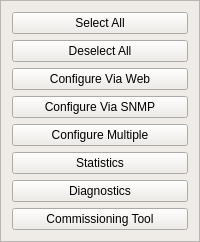
              <widget class="QFrame" name="frame_devicelist2">
               <property name="palette">
                <palette>
                 <active>
                  <colorrole role="WindowText">
                   <brush brushstyle="SolidPattern">
                    <color alpha="255">
                     <red>0</red>
                     <green>0</green>
                     <blue>0</blue>
                    </color>
                   </brush>
                  </colorrole>
                  <colorrole role="Button">
                   <brush brushstyle="SolidPattern">
                    <color alpha="255">
                     <red>239</red>
                     <green>235</green>
                     <blue>231</blue>
                    </color>
                   </brush>
                  </colorrole>
                  <colorrole role="Light">
                   <brush brushstyle="SolidPattern">
                    <color alpha="255">
                     <red>255</red>
                     <green>255</green>
                     <blue>255</blue>
                    </color>
                   </brush>
                  </colorrole>
                  <colorrole role="Midlight">
                   <brush brushstyle="SolidPattern">
                    <color alpha="255">
                     <red>247</red>
                     <green>245</green>
                     <blue>243</blue>
                    </color>
                   </brush>
                  </colorrole>
                  <colorrole role="Dark">
                   <brush brushstyle="SolidPattern">
                    <color alpha="255">
                     <red>119</red>
                     <green>117</green>
                     <blue>115</blue>
                    </color>
                   </brush>
                  </colorrole>
                  <colorrole role="Mid">
                   <brush brushstyle="SolidPattern">
                    <color alpha="255">
                     <red>159</red>
                     <green>157</green>
                     <blue>154</blue>
                    </color>
                   </brush>
                  </colorrole>
                  <colorrole role="Text">
                   <brush brushstyle="SolidPattern">
                    <color alpha="255">
                     <red>0</red>
                     <green>0</green>
                     <blue>0</blue>
                    </color>
                   </brush>
                  </colorrole>
                  <colorrole role="BrightText">
                   <brush brushstyle="SolidPattern">
                    <color alpha="255">
                     <red>255</red>
                     <green>255</green>
                     <blue>255</blue>
                    </color>
                   </brush>
                  </colorrole>
                  <colorrole role="ButtonText">
                   <brush brushstyle="SolidPattern">
                    <color alpha="255">
                     <red>0</red>
                     <green>0</green>
                     <blue>0</blue>
                    </color>
                   </brush>
                  </colorrole>
                  <colorrole role="Base">
                   <brush brushstyle="SolidPattern">
                    <color alpha="255">
                     <red>255</red>
                     <green>255</green>
                     <blue>255</blue>
                    </color>
                   </brush>
                  </colorrole>
                  <colorrole role="Window">
                   <brush brushstyle="SolidPattern">
                    <color alpha="255">
                     <red>239</red>
                     <green>235</green>
                     <blue>231</blue>
                    </color>
                   </brush>
                  </colorrole>
                  <colorrole role="Shadow">
                   <brush brushstyle="SolidPattern">
                    <color alpha="255">
                     <red>0</red>
                     <green>0</green>
                     <blue>0</blue>
                    </color>
                   </brush>
                  </colorrole>
                  <colorrole role="AlternateBase">
                   <brush brushstyle="SolidPattern">
                    <color alpha="255">
                     <red>247</red>
                     <green>245</green>
                     <blue>243</blue>
                    </color>
                   </brush>
                  </colorrole>
                  <colorrole role="ToolTipBase">
                   <brush brushstyle="SolidPattern">
                    <color alpha="255">
                     <red>255</red>
                     <green>255</green>
                     <blue>220</blue>
                    </color>
                   </brush>
                  </colorrole>
                  <colorrole role="ToolTipText">
                   <brush brushstyle="SolidPattern">
                    <color alpha="255">
                     <red>0</red>
                     <green>0</green>
                     <blue>0</blue>
                    </color>
                   </brush>
                  </colorrole>
                 </active>
                 <inactive>
                  <colorrole role="WindowText">
                   <brush brushstyle="SolidPattern">
                    <color alpha="255">
                     <red>0</red>
                     <green>0</green>
                     <blue>0</blue>
                    </color>
                   </brush>
                  </colorrole>
                  <colorrole role="Button">
                   <brush brushstyle="SolidPattern">
                    <color alpha="255">
                     <red>239</red>
                     <green>235</green>
                     <blue>231</blue>
                    </color>
                   </brush>
                  </colorrole>
                  <colorrole role="Light">
                   <brush brushstyle="SolidPattern">
                    <color alpha="255">
                     <red>255</red>
                     <green>255</green>
                     <blue>255</blue>
                    </color>
                   </brush>
                  </colorrole>
                  <colorrole role="Midlight">
                   <brush brushstyle="SolidPattern">
                    <color alpha="255">
                     <red>247</red>
                     <green>245</green>
                     <blue>243</blue>
                    </color>
                   </brush>
                  </colorrole>
                  <colorrole role="Dark">
                   <brush brushstyle="SolidPattern">
                    <color alpha="255">
                     <red>119</red>
                     <green>117</green>
                     <blue>115</blue>
                    </color>
                   </brush>
                  </colorrole>
                  <colorrole role="Mid">
                   <brush brushstyle="SolidPattern">
                    <color alpha="255">
                     <red>159</red>
                     <green>157</green>
                     <blue>154</blue>
                    </color>
                   </brush>
                  </colorrole>
                  <colorrole role="Text">
                   <brush brushstyle="SolidPattern">
                    <color alpha="255">
                     <red>0</red>
                     <green>0</green>
                     <blue>0</blue>
                    </color>
                   </brush>
                  </colorrole>
                  <colorrole role="BrightText">
                   <brush brushstyle="SolidPattern">
                    <color alpha="255">
                     <red>255</red>
                     <green>255</green>
                     <blue>255</blue>
                    </color>
                   </brush>
                  </colorrole>
                  <colorrole role="ButtonText">
                   <brush brushstyle="SolidPattern">
                    <color alpha="255">
                     <red>0</red>
                     <green>0</green>
                     <blue>0</blue>
                    </color>
                   </brush>
                  </colorrole>
                  <colorrole role="Base">
                   <brush brushstyle="SolidPattern">
                    <color alpha="255">
                     <red>255</red>
                     <green>255</green>
                     <blue>255</blue>
                    </color>
                   </brush>
                  </colorrole>
                  <colorrole role="Window">
                   <brush brushstyle="SolidPattern">
                    <color alpha="255">
                     <red>239</red>
                     <green>235</green>
                     <blue>231</blue>
                    </color>
                   </brush>
                  </colorrole>
                  <colorrole role="Shadow">
                   <brush brushstyle="SolidPattern">
                    <color alpha="255">
                     <red>0</red>
                     <green>0</green>
                     <blue>0</blue>
                    </color>
                   </brush>
                  </colorrole>
                  <colorrole role="AlternateBase">
                   <brush brushstyle="SolidPattern">
                    <color alpha="255">
                     <red>247</red>
                     <green>245</green>
                     <blue>243</blue>
                    </color>
                   </brush>
                  </colorrole>
                  <colorrole role="ToolTipBase">
                   <brush brushstyle="SolidPattern">
                    <color alpha="255">
                     <red>255</red>
                     <green>255</green>
                     <blue>220</blue>
                    </color>
                   </brush>
                  </colorrole>
                  <colorrole role="ToolTipText">
                   <brush brushstyle="SolidPattern">
                    <color alpha="255">
                     <red>0</red>
                     <green>0</green>
                     <blue>0</blue>
                    </color>
                   </brush>
                  </colorrole>
                 </inactive>
                 <disabled>
                  <colorrole role="WindowText">
                   <brush brushstyle="SolidPattern">
                    <color alpha="255">
                     <red>119</red>
                     <green>117</green>
                     <blue>115</blue>
                    </color>
                   </brush>
                  </colorrole>
                  <colorrole role="Button">
                   <brush brushstyle="SolidPattern">
                    <color alpha="255">
                     <red>239</red>
                     <green>235</green>
                     <blue>231</blue>
                    </color>
                   </brush>
                  </colorrole>
                  <colorrole role="Light">
                   <brush brushstyle="SolidPattern">
                    <color alpha="255">
                     <red>255</red>
                     <green>255</green>
                     <blue>255</blue>
                    </color>
                   </brush>
                  </colorrole>
                  <colorrole role="Midlight">
                   <brush brushstyle="SolidPattern">
                    <color alpha="255">
                     <red>247</red>
                     <green>245</green>
                     <blue>243</blue>
                    </color>
                   </brush>
                  </colorrole>
                  <colorrole role="Dark">
                   <brush brushstyle="SolidPattern">
                    <color alpha="255">
                     <red>119</red>
                     <green>117</green>
                     <blue>115</blue>
                    </color>
                   </brush>
                  </colorrole>
                  <colorrole role="Mid">
                   <brush brushstyle="SolidPattern">
                    <color alpha="255">
                     <red>159</red>
                     <green>157</green>
                     <blue>154</blue>
                    </color>
                   </brush>
                  </colorrole>
                  <colorrole role="Text">
                   <brush brushstyle="SolidPattern">
                    <color alpha="255">
                     <red>119</red>
                     <green>117</green>
                     <blue>115</blue>
                    </color>
                   </brush>
                  </colorrole>
                  <colorrole role="BrightText">
                   <brush brushstyle="SolidPattern">
                    <color alpha="255">
                     <red>255</red>
                     <green>255</green>
                     <blue>255</blue>
                    </color>
                   </brush>
                  </colorrole>
                  <colorrole role="ButtonText">
                   <brush brushstyle="SolidPattern">
                    <color alpha="255">
                     <red>119</red>
                     <green>117</green>
                     <blue>115</blue>
                    </color>
                   </brush>
                  </colorrole>
                  <colorrole role="Base">
                   <brush brushstyle="SolidPattern">
                    <color alpha="255">
                     <red>239</red>
                     <green>235</green>
                     <blue>231</blue>
                    </color>
                   </brush>
                  </colorrole>
                  <colorrole role="Window">
                   <brush brushstyle="SolidPattern">
                    <color alpha="255">
                     <red>239</red>
                     <green>235</green>
                     <blue>231</blue>
                    </color>
                   </brush>
                  </colorrole>
                  <colorrole role="Shadow">
                   <brush brushstyle="SolidPattern">
                    <color alpha="255">
                     <red>0</red>
                     <green>0</green>
                     <blue>0</blue>
                    </color>
                   </brush>
                  </colorrole>
                  <colorrole role="AlternateBase">
                   <brush brushstyle="SolidPattern">
                    <color alpha="255">
                     <red>239</red>
                     <green>235</green>
                     <blue>231</blue>
                    </color>
                   </brush>
                  </colorrole>
                  <colorrole role="ToolTipBase">
                   <brush brushstyle="SolidPattern">
                    <color alpha="255">
                     <red>255</red>
                     <green>255</green>
                     <blue>220</blue>
                    </color>
                   </brush>
                  </colorrole>
                  <colorrole role="ToolTipText">
                   <brush brushstyle="SolidPattern">
                    <color alpha="255">
                     <red>0</red>
                     <green>0</green>
                     <blue>0</blue>
                    </color>
                   </brush>
                  </colorrole>
                 </disabled>
                </palette>
               </property>
               <property name="frameShape">
                <enum>QFrame::StyledPanel</enum>
               </property>
               <property name="frameShadow">
                <enum>QFrame::Raised</enum>
               </property>
               <layout class="QVBoxLayout" name="verticalLayout_5">
                <item>
                 <layout class="QVBoxLayout" name="verticalLayout_devicelist">
                  <item>
                   <widget class="QPushButton" name="pushButton_selectall">
                    <property name="styleSheet">
                     <string notr="true">font: 8pt &quot;Comic Sans MS&quot;;</string>
                    </property>
                    <property name="text">
                     <string>Select All</string>
                    </property>
                   </widget>
                  </item>
                  <item>
                   <widget class="QPushButton" name="pushButton_deselect">
                    <property name="styleSheet">
                     <string notr="true">font: 8pt &quot;Comic Sans MS&quot;;</string>
                    </property>
                    <property name="text">
                     <string>Deselect All</string>
                    </property>
                   </widget>
                  </item>
                  <item>
                   <widget class="QPushButton" name="pushButton_configviaweb">
                    <property name="styleSheet">
                     <string notr="true">font: 8pt &quot;Comic Sans MS&quot;;</string>
                    </property>
                    <property name="text">
                     <string>Configure Via Web</string>
                    </property>
                   </widget>
                  </item>
                  <item>
                   <widget class="QPushButton" name="pushButton_snmp">
                    <property name="styleSheet">
                     <string notr="true">font: 8pt &quot;Comic Sans MS&quot;;</string>
                    </property>
                    <property name="text">
                     <string>Configure Via SNMP</string>
                    </property>
                   </widget>
                  </item>
                  <item>
                   <widget class="QPushButton" name="pushButton_multidevices">
                    <property name="styleSheet">
                     <string notr="true">font: 8pt &quot;Comic Sans MS&quot;;</string>
                    </property>
                    <property name="text">
                     <string>Configure Multiple</string>
                    </property>
                   </widget>
                  </item>
                  <item>
                   <widget class="QPushButton" name="pushButton_statistics">
                    <property name="styleSheet">
                     <string notr="true">font: 8pt &quot;Comic Sans MS&quot;;</string>
                    </property>
                    <property name="text">
                     <string>Statistics</string>
                    </property>
                   </widget>
                  </item>
                  <item>
                   <widget class="QPushButton" name="pushButton_diagnostics">
                    <property name="styleSheet">
                     <string notr="true">font: 8pt &quot;Comic Sans MS&quot;;</string>
                    </property>
                    <property name="text">
                     <string>Diagnostics</string>
                    </property>
                   </widget>
                  </item>
                  <item>
                   <widget class="QPushButton" name="pushButton_commissioning">
                    <property name="styleSheet">
                     <string notr="true">font: 8pt &quot;Comic Sans MS&quot;;</string>
                    </property>
                    <property name="text">
                     <string>Commissioning Tool</string>
                    </property>
                   </widget>
                  </item>
                 </layout>
                </item>
               </layout>
              </widget>
